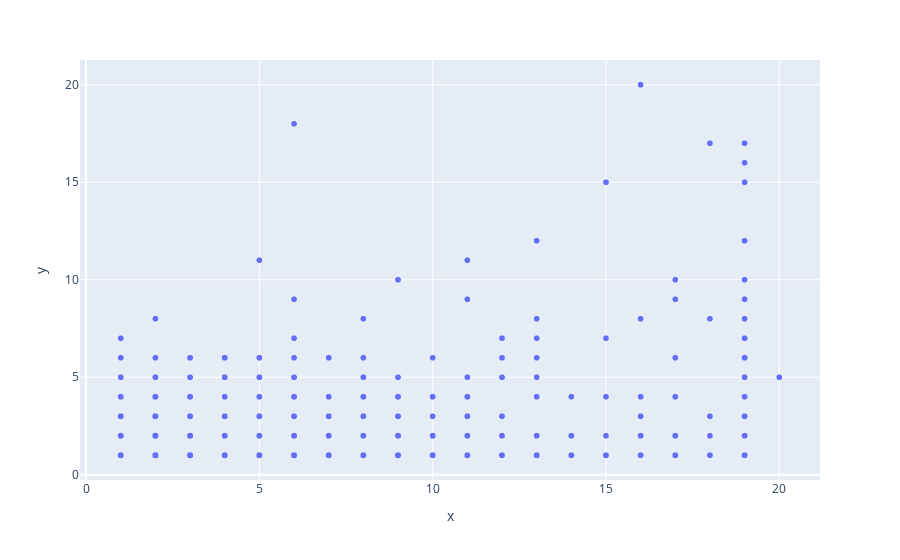

Write notebook code for a chart like this one.
### Code cell
# Grafico de dispersión
fig = px.scatter(x=df3['CANT_FACT_VEN'], y=df3['TOTAL_PQR_RECLAMACION'])
fig.show()

### Figure 1 — Plotly figure (JSON) as saved in the notebook; plotly's stock layout.template omitted (floating-point values rounded to 4 significant figures; data arrays with more than 128 entries replaced by an {"elided": "..."} marker saying what was removed)
{"data": [{"hovertemplate": "x=%{x}<br>y=%{y}<extra></extra>", "legendgroup": "", "marker": {"color": "#636efa", "symbol": "circle"}, "mode": "markers", "name": "", "showlegend": false, "type": "scattergl", "x": {"elided": "1939 int values"}, "xaxis": "x", "y": {"elided": "1939 int values"}, "yaxis": "y"}], "layout": {"autosize": true, "legend": {"tracegroupgap": 0}, "margin": {"t": 60}, "xaxis": {"anchor": "y", "autorange": true, "domain": [0, 1], "range": [-0.1482, 21.15], "title": {"text": "x"}, "type": "linear"}, "yaxis": {"anchor": "x", "autorange": true, "domain": [0, 1], "range": [-0.4711, 21.47], "title": {"text": "y"}, "type": "linear"}}}
